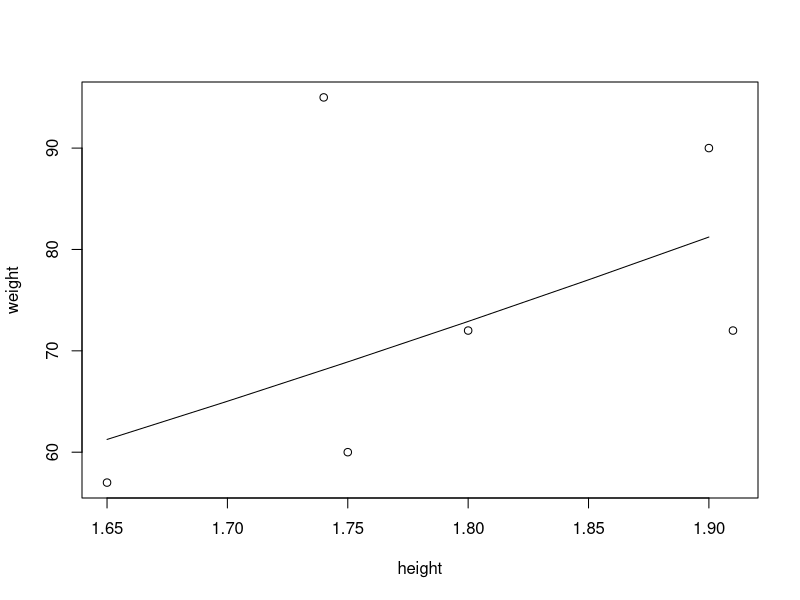

Reproduce this figure in R.
# Defining an array of weights for 6 people
weight <- c(60, 72, 57, 90, 95, 72)

# Defining an array of heights for 6 people
height <- c(1.75, 1.80, 1.65, 1.90, 1.74, 1.91)

# Calculate the BMI
bmi <- weight / height^2

# Plot the height vs weight
plot(height, weight)

# Drawing a line of expected weight/height ratio for a BMI of 22.5
hh <- c(1.65, 1.70, 1.75, 1.80, 1.85, 1.90)
lines(hh, 22.5 * hh^2)
